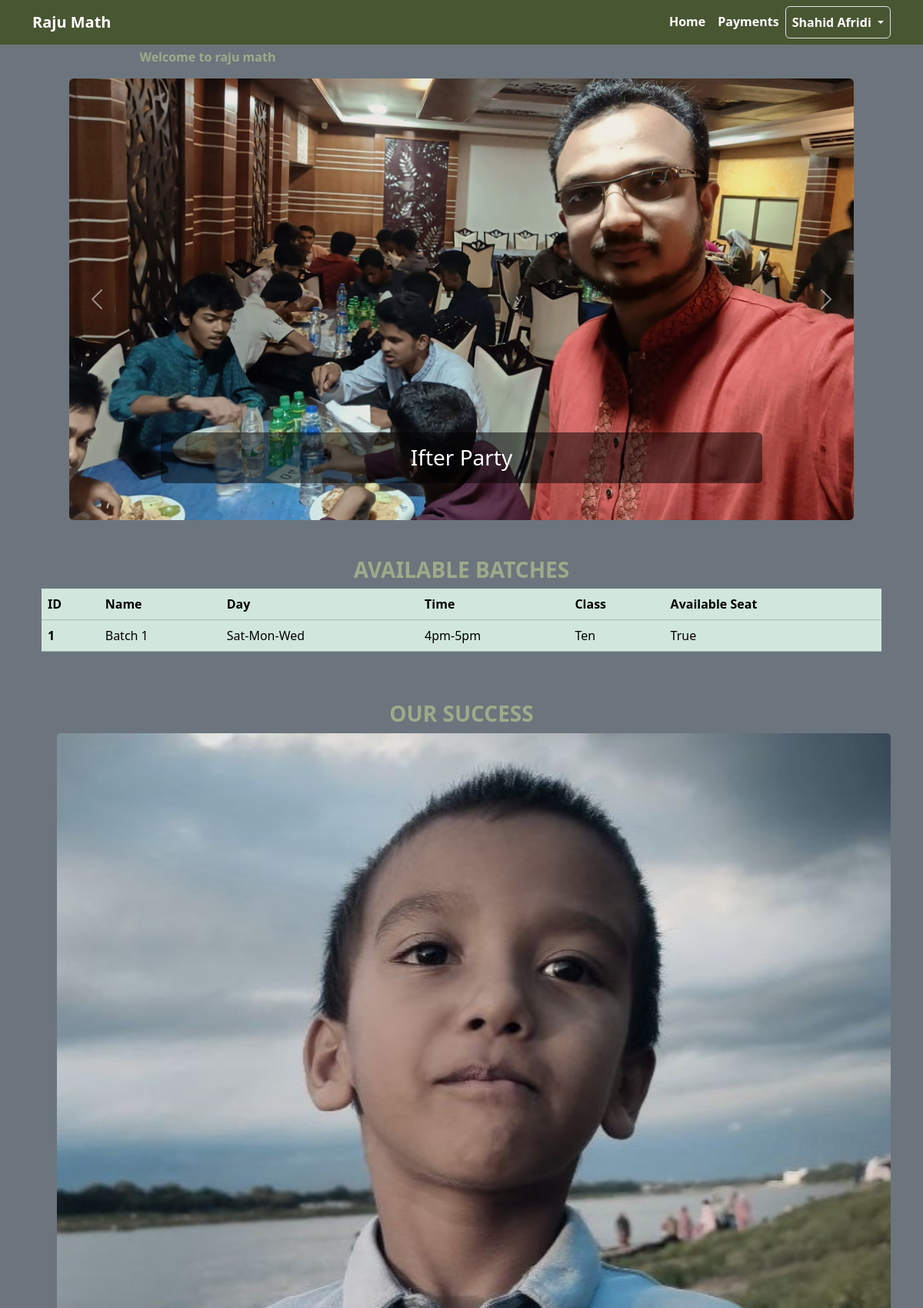
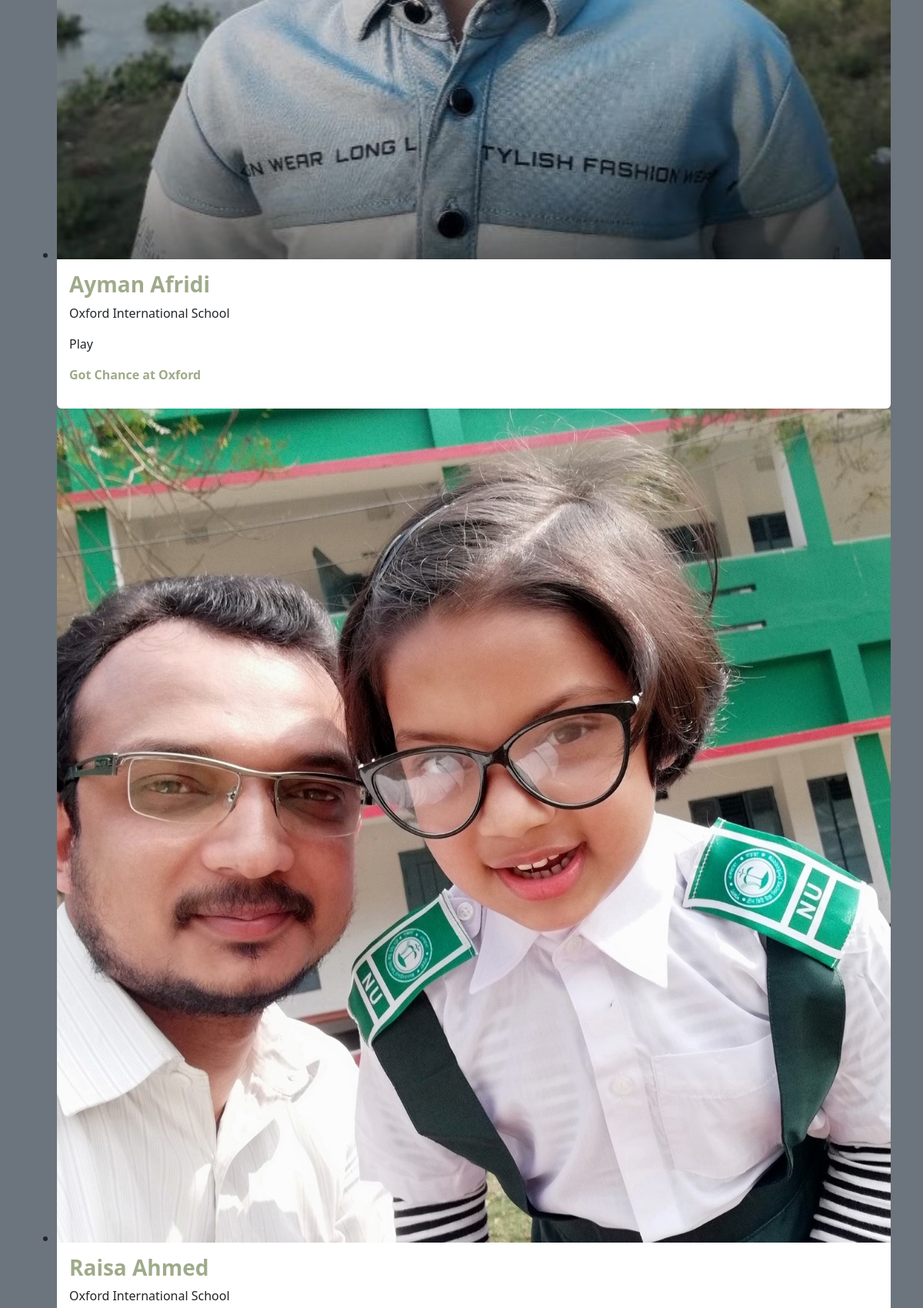
Screenshot of / (signed in, upper part) with the database file from the repository (2 pictures, top to bottom).
### core/models.py (models this page shows, shortened)
class NoticeBoard(models.Model):
    notice = models.TextField(blank=True, null=True)
    last_update = models.DateTimeField(auto_now=True)

class Banner(models.Model):
    image = models.ImageField(upload_to='banners')
    title = models.CharField(max_length=255)

class CurrentClass(models.Model):
    name = models.CharField(max_length=50)
    def __str__(self) -> str:
        return self.name

class SuccessStudent(models.Model):
    name = models.CharField(max_length=255)
    image = models.ImageField(upload_to='success_students', blank=True, null=True)
    school = models.CharField(max_length=255)
    current_class = models.CharField(max_length=50)
    success = models.CharField(max_length=255)

### batches/models.py (models this page shows, shortened)
class Batch(models.Model):
    students = models.ManyToManyField(Student, null=True, blank=True, related_name="batches")
    title = models.CharField(max_length=255)
    level = models.ForeignKey(CurrentClass, on_delete=models.SET_NULL, null=True)
    day = models.CharField(max_length=255, default='')
    time = models.CharField(max_length=255)
    created_at = models.DateField(auto_now_add=True)
    is_active = models.BooleanField(default=True)
    fee = models.IntegerField()

### core/views.py (the view)
# urls.py: path('', views.home, name='home'),
def home(request):
    banners = Banner.objects.all()
    batches = Batch.objects.all()
    successStudents = SuccessStudent.objects.all()
    notice = NoticeBoard.objects.latest('last_update')  # Assuming you want to show the latest notice
    form = NoticeBoardForm(instance=notice)
    context = {
        'banners': banners,
        'successStudents': successStudents,
        'notice': notice,
        'form': form,
        'batches':batches
    }
    return render(request, 'core/home.html', context)

### core/templates/core/home.html (shortened to what this page needs)
{% extends "base.html" %}
{% block content %}
<div class='d-flex w-75 m-auto pb-3 notice-board'>
    <marquee class='mt-1 my-text'>{{ notice.notice }}</marquee>
</div>
<section>
    <div id="carouselExampleCaptions" class="carousel slide carousel-fade" data-bs-ride="carousel">
        <div class="carousel-inner">
            {% for banner in banners %}
            <div class="px-5  carousel-item {% if forloop.first %}active{% endif %}">
                <img  src="{{ banner.image.url }}" class="d-block w-100 rounded"  alt="{{ banner.title }}">
                <div class="carousel-caption d-none d-md-block">
                    <h3 class="tbg p-3 rounded">{{ banner.title }}</h3>
                </div>
            </div>
            {% endfor %}
        </div>
        <button class="carousel-control-prev" type="button" data-bs-target="#carouselExampleCaptions" data-bs-slide="prev">
            <span class="carousel-control-prev-icon" aria-hidden="true"></span>
        </button>
        <button class="carousel-control-next" type="button" data-bs-target="#carouselExampleCaptions" data-bs-slide="next">
            <span class="carousel-control-next-icon" aria-hidden="true"></span>
        </button>
    </div>
</section>
<section class="mt-5">
    <h3 class="my-text text-center">AVAILABLE BATCHES</h3>
    {% include "batches/available_batches.html" %}
</section>
 <h3 class="mt-5 my-text text-center">OUR SUCCESS</h3>
<div class="swiffy-slider slider-item-show3 slider-nav-round slider-nav-page ">
    <ul class="slider-container">
        {% for student in successStudents %}
        <li>
            <div class="card text-dark border-0">
                <div class="ratio ratio-1x1">
                    <img src="{{ student.image.url }}" class="card-img-top" loading="lazy" alt="...">
                </div>
                <div class="card-body p-3">
                    <div class="">
                        <h3 class="my-text">{{student.name}}</h3>
                        <p class="">{{student.school}}</p>
                        <p class="">{{student.current_class}}</p>
                        <p class="my-text">{{student.success}}</p>
                    </div>
                </div>
            </div>
        </li>
        {% endfor %}
    </ul>
</div>
{% endblock content %}

### templates/navbar.html (shortened to what this page needs)
<nav class="navbar navbar-expand-lg brand-color">
  <div class="container">
    <a class="navbar-brand text-white fw-bold" href="{% url "home" %}">Raju Math</a>
    <div class="collapse navbar-collapse" id="navbarSupportedContent">
      <ul class="navbar-nav ms-auto mb-2 mb-lg-0">
        <li class="nav-item">
          <a class="nav-link" href="{% url "home" %}">Home</a>
        </li>
        {% if request.user.is_authenticated %}
        <li class="nav-item">
          <a class="nav-link" href="{% url "payments_list" %}">Payments</a>
        </li>
        <li class="nav-item dropdown">
          <a class="nav-link border rounded dropdown-toggle" href="#" role="button" data-bs-toggle="dropdown" aria-expanded="false">
            {{ request.user.first_name }} {{ request.user.last_name }}
          </a>
        </li>
        {% else %}
        <li class="nav-item">
          <a class="nav-link border rounded" href="{% url 'login' %}">Login</a>
        </li>
        {% endif %}
      </ul>
    </div>
  </div>
</nav>

### batches/templates/batches/available_batches.html
<div class="container table-responsive rounded ">
    <table class="table table-success table-hover ">
        <thead >
          <tr >
            <th scope="col">ID</th>
            <th scope="col">Name</th>
            <th scope="col">Day</th>
            <th scope="col">Time</th>
            <th scope="col">Class</th>
            <th scope="col">Available Seat</th>
          </tr>
        </thead>
        <tbody>
            {% for batch in batches %}
            <tr>
                <th scope="row">{{batch.id}}</th>
                <td>{{batch.title}}</td>
                <td>{{batch.day}}</td>
                <td>{{batch.time}}</td>
                <td>{{batch.level}}</td>
                <td>{{batch.is_active}}</td>
            </tr>
            {% endfor %}
        </tbody>
      </table>
</div>

### static/css/main.css (style rules this page uses)
.brand-color { background-color: #495632; }
.my-text { color: #9faa8a; font-weight: bold; }
.nav-item a { color: white; font-weight: bold; transition: .3s; }
.tbg { background-color: rgba(0, 0, 0, 0.506); }

### rows the page displays
NoticeBoard: notice "Welcome to raju math"
Banner: image (picture), title "Ifter Party"
Batch: id "1", title "Batch 1", day "Sat-Mon-Wed", time "4pm-5pm", level "Ten", is_active "True"
SuccessStudent: image (picture), name "Ayman Afridi", school "Oxford International School", current_class "Play", success "Got Chance at Oxford"
SuccessStudent: image (picture), name "Raisa Ahmed", school "Oxford International School"

### other values shown
{{ request.user.first_name }} "Shahid"
{{ request.user.last_name }} "Afridi"
